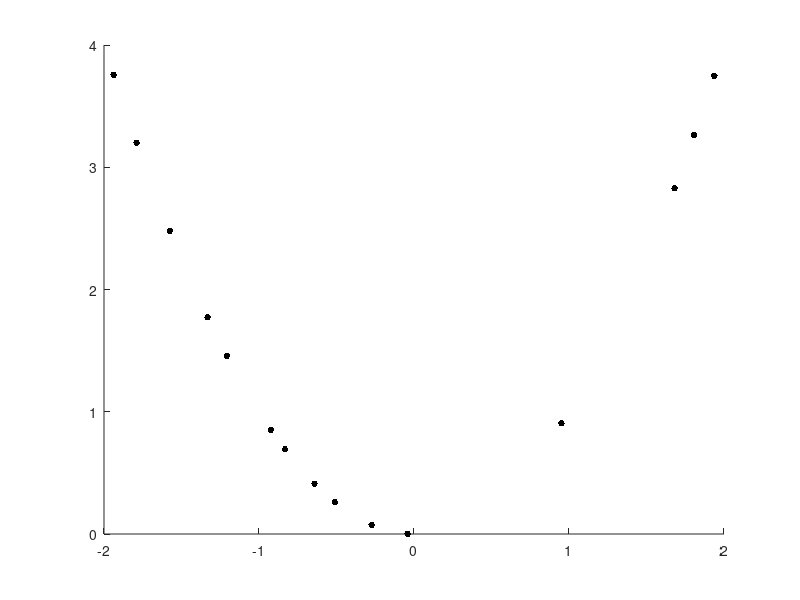

Reproduce this figure in MATLAB. (Note: this script raises an error after producing the figure.)
% Just run this

close all;
n_steps = 5;
fun = @(x) (x).^2;
% t = 4*(rand(1,15)-0.5);
% t = sort(t);
t = [-1.9381   -1.7893   -1.5751   -1.3313   -1.2075   -0.9235   -0.8321   -0.6420   -0.5104   -0.2734   -0.0412    0.9514    1.6813    1.8065    1.9363];
dt = diff(t);
alpha = dt(1:end-2)./dt(2:end-1);
beta = dt(3:end)./dt(2:end-1);
rho = max([min(alpha)^(-1)-1
max(alpha)-1
min(beta)^(-1)-1
max(beta)-1]);
disp(['Minimum value of \rho reproducing the parabola on this grid: ',num2str(rho)])
f = [t;fun(t)];

figure;
hold on;

show = @(f,opt) plot(f(1,:), f(2,:), opt, 'MarkerSize', 15, ...
    'LineWidth', 1.5);

show(f,'.k');

f0 = subdivision_scheme(f,n_steps,0);
show(f0,':b');

f2 = subdivision_scheme(f,n_steps,2);
show(f2,'-g');

f6 = subdivision_scheme(f,n_steps,6);
show(f6,'--r');

legend('Data','\rho=0','\rho=2','\rho=6');

h = figure;
hold on;
t_final = grid_scheme(t,n_steps);
p_final = fun(t_final);
show_error = @(f,opt) plot(t_final, abs(f(2,:)-p_final), opt, ...
    'MarkerSize', 15, 'LineWidth', 1.5);
show_error(f0,':b');
show_error(f2,'-g');
show_error(f6,'--r');
h.Children(1).YScale = 'log';

title('Approximation error')
legend('\rho=0','\rho=2','\rho=6');

function [ f1 ] = grid_scheme( f,lvl )
% Chaikin's subdivision scheme for data in  R^n
% INPUT: f - matrix of size n x m, where m is the number of points in R^n, n>=1
%        n_steps - refinement steps
% OUTPUT: f1 - matrix of size n x ( 6 + 2^n_steps ( m - 6 ) ), which is the
%              result of n_steps refinement steps of the input data f
if lvl>0
    f1 = zeros(size(f,1),2*size(f,2)-6);
    for i=1:size(f,2)-3
        ff = f(:,i:i+3);
        f1(:,2*i-1) = (3*ff(:,2)+ff(:,3))/4;
        f1(:,2*i) = (ff(:,2)+3*ff(:,3))/4;
    end
    f1 = grid_scheme(f1,lvl-1);
else
    f1 = f;
end
end